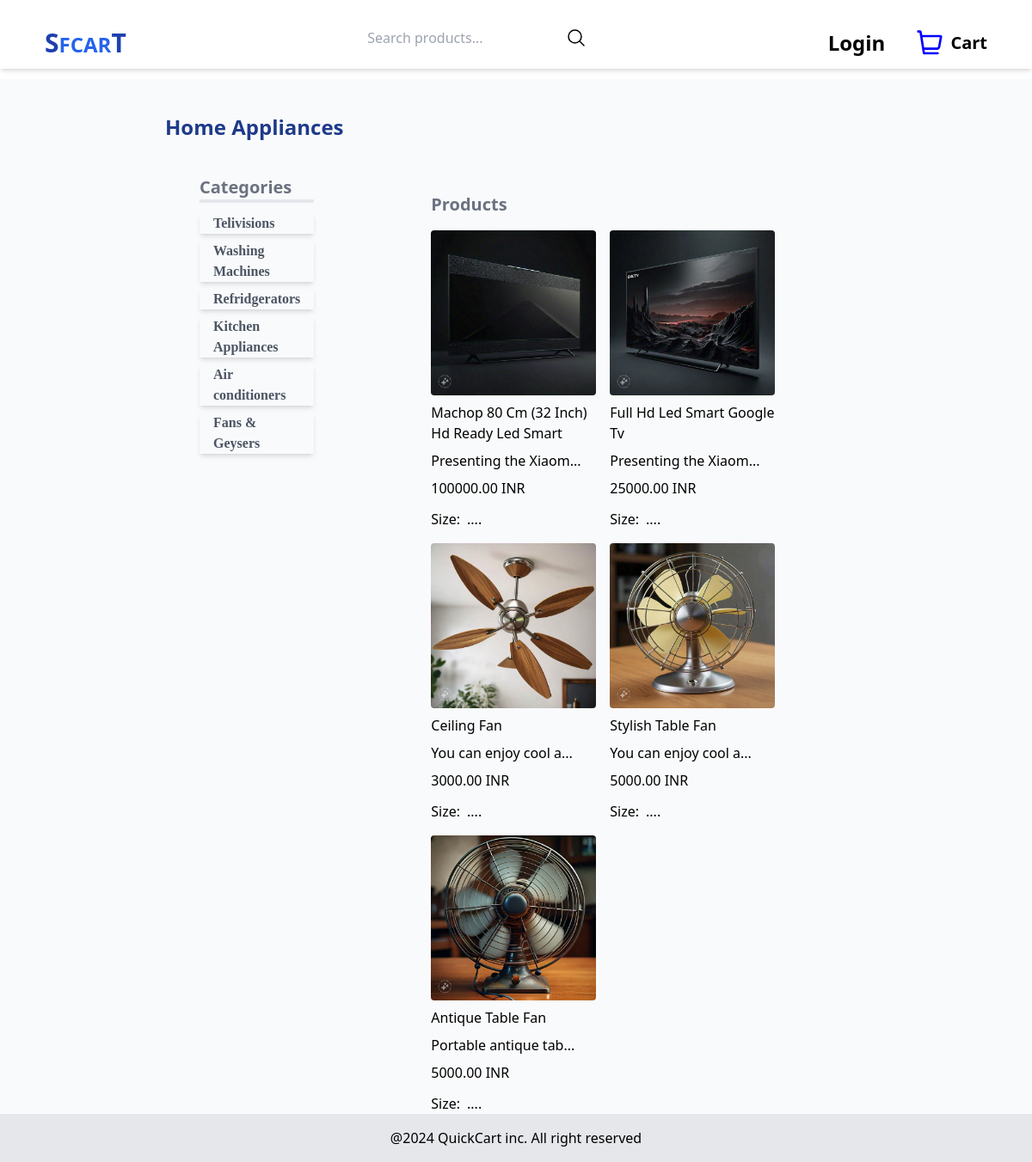
The page /products/category_wise_products/9/ on the database as committed earlier.
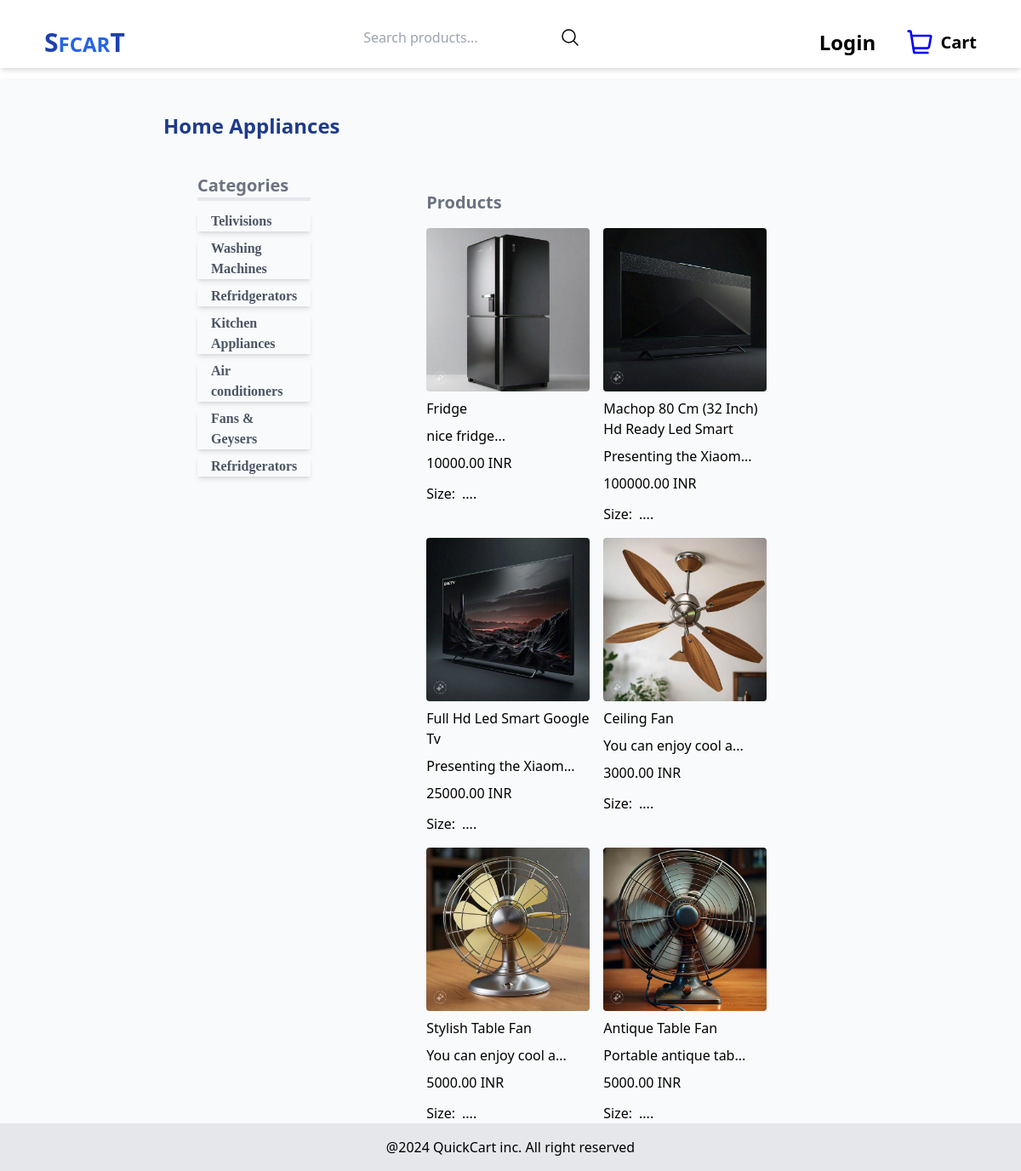
The same page on the database as committed later.
### products/models.py (models this page shows, shortened)
class Category(MPTTModel):
    name = models.CharField(max_length=255)
    slug = models.SlugField(unique=True, max_length=255)
    parent = TreeForeignKey('self', on_delete=models.CASCADE, null=True, blank=True, related_name='children')
    class MPTTMeta:
        order_insertion_by = ['name']

class Product(models.Model):
    SIZE = [
        ('sm','SM'),
        ('m','M'),
        ('l','L'),
        ('xl','XL'),
        ('xxl','2XL'),
    ]
    category = models.ForeignKey(Category, on_delete=models.PROTECT, related_name='products')
    name = models.CharField(max_length=255)
    slug = models.SlugField(max_length=250, unique=True)
    description = models.TextField(blank=True)
    price = models.DecimalField(max_digits=10, decimal_places=2)
    discount = models.DecimalField(max_digits=5, decimal_places=2, default=0.00)
    available = models.BooleanField(default=True)
    quantity = models.PositiveIntegerField(default=1)
    created_at = models.DateTimeField(auto_now_add=True)
    updated_at = models.DateTimeField(auto_now=True)
    tags = models.ManyToManyField('Tag', blank=True, related_name='products')
    rating = models.DecimalField(max_digits=3, decimal_places=2, default=0.0)
    review_count = models.PositiveIntegerField(default=0)
    class Meta:
        verbose_name_plural = 'Products'
        ordering = ['-created_at']
    def __str__(self):
        return self.name

class ProductImages(models.Model):
    product = models.ForeignKey(Product, on_delete=models.CASCADE, related_name='product_images')
    product_image = models.ImageField(upload_to='product/product_images', blank=True, null=True)

### products/views.py (the view)
# urls.py: path('category_wise_products/<int:category_id>/',category_wise_products, name = 'category_wise_products'),
def category_wise_products(request, category_id):
    category = get_object_or_404(Category, id=category_id)
    subcategories = category.children.all()
    if subcategories:
        all_products = Product.objects.filter(category__in= subcategories)
    else:
        all_products = Product.objects.filter(category= category)
    context = {
        'category':category,
        'subcategories': subcategories,
        'category_id': category_id,
        'all_products':all_products
    }
    print(all_products)
    return render(request, 'category/category_wise_products.html', context)

### products/templates/category/category_wise_products.html (shortened to what this page needs)
{% extends "base.html" %}
{% block content %}
<section class="px-48">
    <h2 class="py-10 text-blue-900 text-2xl font-bold">{{category.name}}</h2>
    <div class=" flex gap-10">
        <div class="flex flex-col gap-4 ml-10">
            <ul>
                <li class="font-bold text-xl text-gray-500 border-b-4 mb-3">Categories</li>
                {% for category in subcategories %}
                <a href="#"
                    hx-get="{% url 'products:productlist_basedon_category' category.id %}"
                    hx-target="#subcategory"
                    hx-swap="outerHTML">
                        <div class="text-gray-600 text-md font-serif font-semibold shadow-md px-4 mb-2
                        hover:scale-105 hover:bg-slate-50">
                            <li>{{ category.name }}</li>
                        </div>
                </a>
            {% endfor %}
            </ul>
        </div>
        <div class=" ml-24 mt-5">
            <h1 class="text-xl font-semibold text-gray-500">Products</h1>
            <div class="" id="subcategory">
                {% if all_products %}
                <div class="flex flex-wrap gap-4 pt-4">
                    {% for product in all_products %}
                    <a href="{% url 'products:product_detail' product.id %}">
                        <div class="w-48 flex flex-col gap-2 transition ease-in-out delay-150 hover:shadow-md hover:scale-105 duration-200">
                            {% if product.product_images.first %}
                            <div class="w-full rounded-md">
                                <img class="rounded" src="{{product.product_images.first.product_image.url}}" alt="{{product.name}}">
                            </div>
                            {% else %}
                            <p>Image is not available</p>
                            {% endif %}
                            <h2>{{product.name|title }}</h2>
                            <p>{{ product.description|slice:":20" }}...</p>
                            <p>{{product.price}} INR</p>
                            <div class="flex gap-2 items-center pt-1">
                                <h4>Size: </h4>
                                ....
                            </div>
                        </div>
                    </a>
                    {% endfor %}
                </div>
                {% else %}
                    <p>No products available</p>
                {% endif %}
            </div>
        </div>
    </div>
</section>
{% endblock %}

Rows that differ between the two databases and show on the page:
added Category: name "Refridgerators"
added Product: product_images.first.product_image (picture), name "Fridge", description "nice fridge", price "10000.00"
